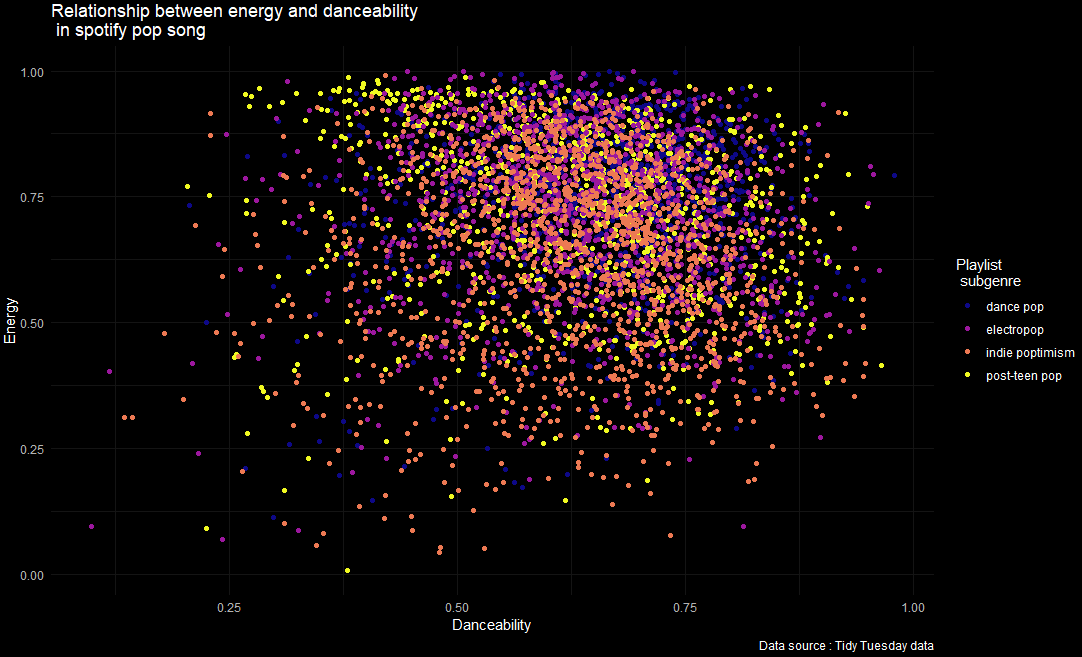

Here is the R script that generated this plot:
# Loading the libraries
library(tidytuesdayR)
library(dplyr)
library(ggplot2)
library(viridisLite)
library(ggdark)

# Loading the data
tuesdata <- tidytuesdayR::tt_load('2020-01-21') 
tuesdata <- tidytuesdayR::tt_load(2020, week = 4)
pop_songs <- filter(spotify_songs,playlist_genre =='pop')

# Creating the graph
p <- ggplot(pop_songs, aes(danceability, energy))+
  geom_point(aes(color = factor(playlist_subgenre)))+
  scale_color_viridis(discrete=TRUE,option="plasma") +
  labs(title = "Relationship between energy and danceability \n in spotify pop song",
       x = "Danceability",
       y = "Energy",
       color = "Playlist \n subgenre",
       caption = "Data source : Tidy Tuesday data")
p + dark_theme_minimal()
p 
